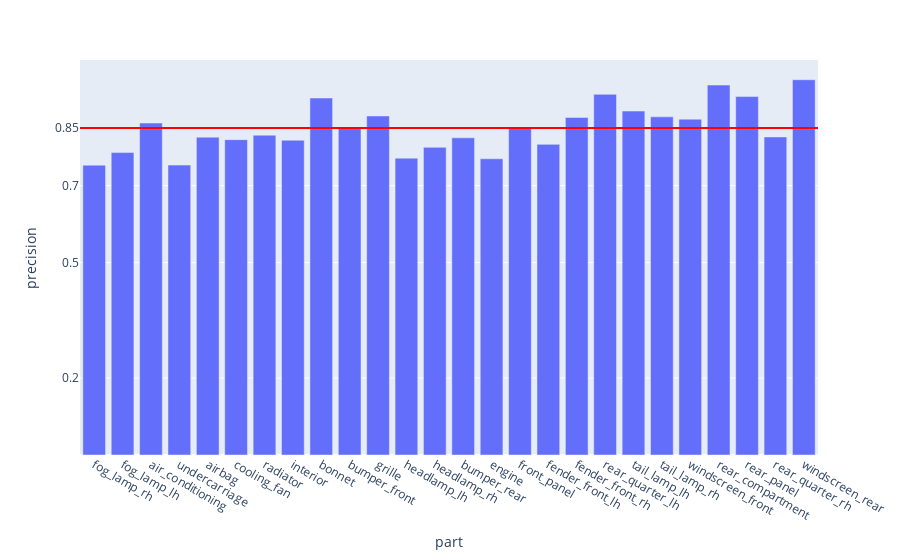

The notebook cell saved with this chart:
### Code cell
fig = px.bar(evalMetrics, x = 'part', y = 'precision')

fig.add_hline(y=avgPrecision, line_width=2, line_color="red")

fig.update_layout(
    yaxis = dict(
        tickmode = 'array',
        tickvals = [np.format_float_positional(avgPrecision, 2), 0.2, 0.5, 0.7],
    )
)
fig

### Figure 1 — Plotly figure (JSON) as saved in the notebook; plotly's stock layout.template omitted (floating-point values rounded to 4 significant figures)
{"data": [{"alignmentgroup": "True", "hovertemplate": "part=%{x}<br>precision=%{y}<extra></extra>", "legendgroup": "", "marker": {"color": "#636efa", "pattern": {"shape": ""}}, "name": "", "offsetgroup": "", "orientation": "v", "showlegend": false, "textposition": "auto", "type": "bar", "x": ["fog_lamp_rh", "fog_lamp_lh", "air_conditioning", "undercarriage", "airbag", "cooling_fan", "radiator", "interior", "bonnet", "bumper_front", "grille", "headlamp_lh", "headlamp_rh", "bumper_rear", "engine", "front_panel", "fender_front_lh", "fender_front_rh", "rear_quarter_lh", "tail_lamp_lh", "tail_lamp_rh", "windscreen_front", "rear_compartment", "rear_panel", "rear_quarter_rh", "windscreen_rear"], "xaxis": "x", "y": [0.7533, 0.786, 0.8628, 0.7535, 0.8261, 0.8197, 0.8311, 0.8181, 0.9278, 0.8517, 0.8811, 0.7715, 0.7996, 0.8244, 0.7699, 0.8509, 0.8073, 0.8773, 0.9374, 0.894, 0.8789, 0.8729, 0.9615, 0.9316, 0.8267, 0.9753], "yaxis": "y"}], "layout": {"barmode": "relative", "legend": {"tracegroupgap": 0}, "margin": {"t": 60}, "shapes": [{"line": {"color": "red", "width": 2}, "type": "line", "x0": 0, "x1": 1, "xref": "x domain", "y0": 0.8496, "y1": 0.8496, "yref": "y"}], "xaxis": {"anchor": "y", "domain": [0, 1], "title": {"text": "part"}}, "yaxis": {"anchor": "x", "domain": [0, 1], "tickmode": "array", "tickvals": ["0.85", 0.2, 0.5, 0.7], "title": {"text": "precision"}}}}
